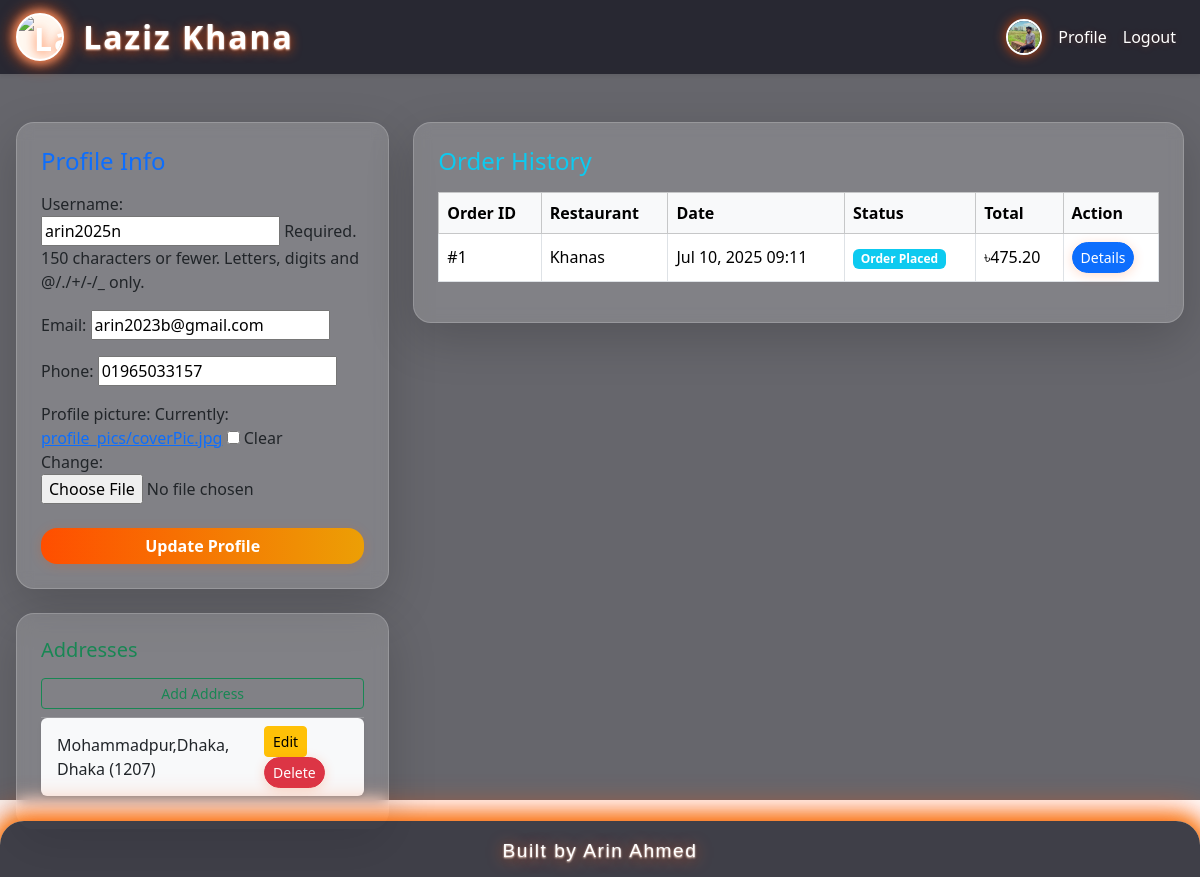
The page /accounts/profile/ (signed in) on the database its author committed.
### users/models.py (models this page shows, shortened)
class User(AbstractUser):
    email = models.EmailField(unique=True)
    phone = models.CharField(max_length=20, unique=True)
    profile_picture = models.ImageField(upload_to='profile_pics/', blank=True, null=True)
    REQUIRED_FIELDS = ['email', 'phone']

class Address(models.Model):
    user = models.ForeignKey('User', on_delete=models.CASCADE, related_name='addresses')
    address = models.CharField(max_length=255, default='')
    postal_code = models.CharField(max_length=20, blank=True, default='')
    city = models.CharField(max_length=100, default='Dhaka')
    is_default = models.BooleanField()
    def __str__(self):
        return f"{self.address}, {self.city} ({self.postal_code})"

### orders/models.py (models this page shows, shortened)
class Order(models.Model):
    user = models.ForeignKey(User, on_delete=models.CASCADE, related_name='orders')
    restaurant = models.ForeignKey(Restaurant, on_delete=models.CASCADE, related_name='orders')
    items = models.ManyToManyField(MenuItem, through='OrderItem')
    total = models.DecimalField(max_digits=10, decimal_places=2)
    delivery_address = models.ForeignKey(Address, on_delete=models.SET_NULL, null=True)
    status = models.CharField(max_length=20, choices=ORDER_STATUS_CHOICES, default='placed')
    promo_code = models.ForeignKey(PromoCode, on_delete=models.SET_NULL, null=True, blank=True)
    timestamp = models.DateTimeField(auto_now_add=True)
    estimated_delivery = models.DateTimeField(blank=True, null=True)
    payment_method = models.CharField(
        max_length=20,
        choices=[
            ('bkash', 'bKash'),
            ('nagad', 'Nagad'),
            ('rocket', 'Rocket'),
            ('upay', 'Upay'),
            ('card', 'International Card'),
            ('cod', 'Cash on Delivery'),
        ],
        null=True,
        blank=True
    )

### restaurants/models.py (models this page shows, shortened)
class Restaurant(models.Model):
    name = models.CharField(max_length=100)
    logo = models.ImageField(upload_to='restaurant_logos/', blank=True, null=True)
    address = models.CharField(max_length=255)
    contact = models.CharField(max_length=50)
    operating_hours = models.CharField(max_length=100)
    delivery_radius = models.PositiveIntegerField(blank=True, null=True)
    minimum_order = models.DecimalField(max_digits=8, decimal_places=2, blank=True, null=True)
    cuisine_type = models.CharField(max_length=100)
    rating = models.FloatField(blank=True, null=True)
    is_approved = models.BooleanField()
    owner = models.ForeignKey(User, on_delete=models.SET_NULL, null=True, blank=True, related_name='restaurants')

### users/views.py (the view)
# urls.py: path('profile/', views.profile_view, name='profile'),
@login_required
def profile_view(request):
    user = request.user
    if request.method == 'POST':
        form = UserProfileForm(request.POST, request.FILES, instance=user)
        if form.is_valid():
            form.save()
            messages.success(request, 'Profile updated!')
            return redirect('profile')
    else:
        form = UserProfileForm(instance=user)
    addresses = user.addresses.all()
    orders = Order.objects.filter(user=user).order_by('-timestamp')
    return render(request, 'users/profile.html', {'form': form, 'addresses': addresses, 'orders': orders})

### users/forms.py
class UserProfileForm(forms.ModelForm):
    class Meta:
        model = User
        fields = ['username', 'email', 'phone', 'profile_picture']

### users/templates/users/profile.html (shortened to what this page needs)
{% extends 'base.html' %}
{% block content %}
<div class="container py-5">
  <div class="row g-4 justify-content-center">
    <div class="col-lg-4 col-md-6">
      <div class="card shadow-lg p-4 mb-4 animate__animated animate__fadeInLeft" style="border-radius: 18px;">
        <h4 class="mb-3 text-primary">Profile Info</h4>
        <form method="post" enctype="multipart/form-data">
          {{ form.as_p }}
          <button type="submit" class="btn btn-gradient w-100 mt-2">Update Profile</button>
        </form>
      </div>
      <div class="card shadow-lg p-4 animate__animated animate__fadeInLeft" style="border-radius: 18px;">
        <h5 class="mb-3 text-success">Addresses</h5>
        <a href="{% url 'add_address' %}" class="btn btn-outline-success btn-sm mb-2 w-100">Add Address</a>
        <ul class="list-group list-group-flush">
          {% for address in addresses %}
          <li class="list-group-item d-flex justify-content-between align-items-center bg-light mb-2 rounded shadow-sm">
            <span>{{ address }}</span>
            <span>
              <a href="{% url 'edit_address' address.pk %}" class="btn btn-sm btn-warning me-1">Edit</a>
              <a href="{% url 'delete_address' address.pk %}" class="btn btn-sm btn-danger">Delete</a>
            </span>
          </li>
          {% empty %}
          <li class="list-group-item">No addresses added.</li>
          {% endfor %}
        </ul>
      </div>
    </div>
    <div class="col-lg-8 col-md-12">
      <div class="card shadow-lg p-4 animate__animated animate__fadeInRight" style="border-radius: 18px;">
        <h4 class="mb-3 text-info">Order History</h4>
        {% if orders %}
        <div class="table-responsive">
          <table class="table table-bordered align-middle table-hover">
            <thead class="table-light">
              <tr>
                <th>Order ID</th>
                <th>Restaurant</th>
                <th>Date</th>
                <th>Status</th>
                <th>Total</th>
                <th>Action</th>
              </tr>
            </thead>
            <tbody>
              {% for order in orders %}
              <tr>
                <td>#{{ order.pk }}</td>
                <td>{{ order.restaurant.name }}</td>
                <td>{{ order.timestamp|date:'M d, Y H:i' }}</td>
                <td><span class="badge bg-info">{{ order.get_status_display }}</span></td>
                <td>৳{{ order.total }}</td>
                <td><a href="{% url 'order_detail' order.pk %}" class="btn btn-sm btn-primary">Details</a></td>
              </tr>
              {% endfor %}
            </tbody>
          </table>
        </div>
        {% else %}
        <div class="alert alert-warning">No orders found.</div>
        {% endif %}
      </div>
    </div>
  </div>
</div>
{% endblock %}

### users/templates/base.html (shortened to what this page needs)
{% load static %}
<!DOCTYPE html>
<html lang="en">
<head>
    <link href="https://cdn.jsdelivr.net/npm/bootstrap@5.3.2/dist/css/bootstrap.min.css" rel="stylesheet">
    <link rel="stylesheet" href="https://cdnjs.cloudflare.com/ajax/libs/animate.css/4.1.1/animate.min.css"/>
</head>
<body>
<div class="bg-overlay"></div>
<nav class="navbar navbar-expand-lg navbar-dark shadow-sm">
  <div class="container">
    <a class="navbar-brand d-flex align-items-center" href="/">
      <img src="{% static 'img/laziz_khana_logo.png' %}" alt="Laziz Khana Logo" class="logo-icon me-2 animate__animated animate__pulse animate__infinite">
      Laziz Khana
    </a>
    <div class="collapse navbar-collapse" id="navbarNav">
      <ul class="navbar-nav ms-auto">
        {% if user.is_authenticated %}
        <li class="nav-item d-flex align-items-center">
          {% if user.profile_picture %}
            <img src="{{ user.profile_picture.url }}" alt="Profile" class="rounded-circle me-2" style="width:36px;height:36px;object-fit:cover;border:2px solid #fff;box-shadow:0 0 12px #ff4e00cc;">
          {% else %}
            <span class="me-2" style="font-size:1.7rem;line-height:1;vertical-align:middle;">👤</span>
          {% endif %}
          <a class="nav-link" href="{% url 'profile' %}">Profile</a>
        </li>
        <li class="nav-item"><a class="nav-link" href="{% url 'logout' %}">Logout</a></li>
        {% else %}
        <li class="nav-item"><a class="nav-link" href="{% url 'login' %}">Login</a></li>
        <li class="nav-item"><a class="nav-link" href="{% url 'register' %}">Register</a></li>
        {% endif %}
      </ul>
    </div>
  </div>
</nav>
<div class="container-fluid p-0">
  <div class="main-content-responsive">
    {% block content %}{% endblock %}
  </div>
</div>
<footer class="footer">
  Built by Arin Ahmed
</footer>
</body>
</html>

### users/templates/users/profile.html (style rules this page uses)
.btn-gradient { background: linear-gradient(90deg, #ff4e00 0%, #ec9f05 100%); color: #fff; font-weight: 600; border: none; border-radius: 16px; box-shadow: 0 2px 12px #ff4e0033; transition: box-shadow 0.2s, transform 0.2s, background 0.3s; }

### rows shown on the page
User: profile_picture (picture), username "arin2025n", email "arin2023b@gmail.com", phone "01965033157"
Address: address+city+postal_code "Mohammadpur,Dhaka, Dhaka (1207)"
Order: pk "1", restaurant.name "Khanas", timestamp "Jul 10, 2025 09:11", status "Order Placed", total "475.20"
